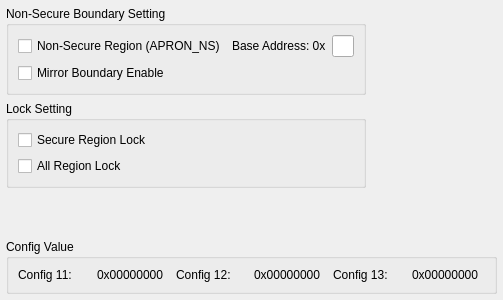
<?xml version="1.0" encoding="UTF-8"?>
<ui version="4.0">
 <class>Dialog</class>
 <widget class="QDialog" name="Dialog">
  <property name="geometry">
   <rect>
    <x>0</x>
    <y>0</y>
    <width>503</width>
    <height>300</height>
   </rect>
  </property>
  <layout class="QGridLayout" name="outer_layout" rowstretch="1,1,1,0,0" columnstretch="1,1,1">
   <property name="leftMargin">
    <number>6</number>
   </property>
   <property name="topMargin">
    <number>6</number>
   </property>
   <property name="rightMargin">
    <number>6</number>
   </property>
   <property name="bottomMargin">
    <number>6</number>
   </property>
   <property name="spacing">
    <number>6</number>
   </property>
   <item row="1" column="0">
    <widget class="QGroupBox" name="IDC_GROUP_TWO_LEVEL_LOCK">
     <property name="title">
      <string>Lock Setting</string>
     </property>
     <layout class="QVBoxLayout" name="layout_IDC_GROUP_TWO_LEVEL_LOCK">
      <item>
       <widget class="QCheckBox" name="IDC_CHECK_SECURITYBOOT_LOCK">
        <property name="text">
         <string>Secure Region Lock</string>
        </property>
       </widget>
      </item>
      <item>
       <widget class="QCheckBox" name="IDC_CHECK_SECURITY_LOCK">
        <property name="text">
         <string>All Region Lock</string>
        </property>
       </widget>
      </item>
     </layout>
    </widget>
   </item>
   <item row="2" column="0">
    <spacer name="verticalSpacer">
     <property name="orientation">
      <enum>Qt::Vertical</enum>
     </property>
     <property name="sizeHint" stdset="0">
      <size>
       <width>20</width>
       <height>40</height>
      </size>
     </property>
    </spacer>
   </item>
   <item row="0" column="0">
    <widget class="QGroupBox" name="IDC_GROUP_NSCBA">
     <property name="title">
      <string>Non-Secure Boundary Setting</string>
     </property>
     <layout class="QGridLayout" name="gridLayout" columnstretch="2,1,1">
      <item row="0" column="0">
       <widget class="QCheckBox" name="IDC_CHECK_DATA_FLASH_ENABLE">
        <property name="text">
         <string>Non-Secure Region (APRON_NS)</string>
        </property>
       </widget>
      </item>
      <item row="0" column="1">
       <widget class="QLabel" name="IDC_STATIC_FLASH_BASE_ADDRESS">
        <property name="text">
         <string>Base Address: 0x</string>
        </property>
       </widget>
      </item>
      <item row="0" column="2">
       <widget class="QLineEdit" name="IDC_EDIT_FLASH_BASE_ADDRESS"/>
      </item>
      <item row="1" column="0">
       <widget class="QCheckBox" name="IDC_CHECK_MIRROR_BOUNDARY">
        <property name="text">
         <string>Mirror Boundary Enable</string>
        </property>
       </widget>
      </item>
     </layout>
    </widget>
   </item>
   <item row="0" column="1" colspan="2">
    <spacer name="horizontalSpacer">
     <property name="orientation">
      <enum>Qt::Horizontal</enum>
     </property>
     <property name="sizeHint" stdset="0">
      <size>
       <width>40</width>
       <height>20</height>
      </size>
     </property>
    </spacer>
   </item>
   <item row="4" column="0" colspan="3">
    <widget class="QGroupBox" name="IDC_GROUP_CONFIG_VALUE">
     <property name="title">
      <string>Config Value</string>
     </property>
     <layout class="QHBoxLayout" name="layout_IDC_GROUP_CONFIG_VALUE">
      <item>
       <widget class="QLabel" name="IDC_STATIC_CONFIG_11">
        <property name="text">
         <string>Config 11:</string>
        </property>
       </widget>
      </item>
      <item>
       <widget class="QLabel" name="IDC_STATIC_CONFIG_VALUE_11">
        <property name="text">
         <string>0x00000000</string>
        </property>
       </widget>
      </item>
      <item>
       <widget class="QLabel" name="IDC_STATIC_CONFIG_12">
        <property name="text">
         <string>Config 12:</string>
        </property>
       </widget>
      </item>
      <item>
       <widget class="QLabel" name="IDC_STATIC_CONFIG_VALUE_12">
        <property name="text">
         <string>0x00000000</string>
        </property>
       </widget>
      </item>
      <item>
       <widget class="QLabel" name="IDC_STATIC_CONFIG_13">
        <property name="text">
         <string>Config 13:</string>
        </property>
       </widget>
      </item>
      <item>
       <widget class="QLabel" name="IDC_STATIC_CONFIG_VALUE_13">
        <property name="text">
         <string>0x00000000</string>
        </property>
       </widget>
      </item>
     </layout>
    </widget>
   </item>
  </layout>
 </widget>
 <resources/>
 <connections/>
</ui>
